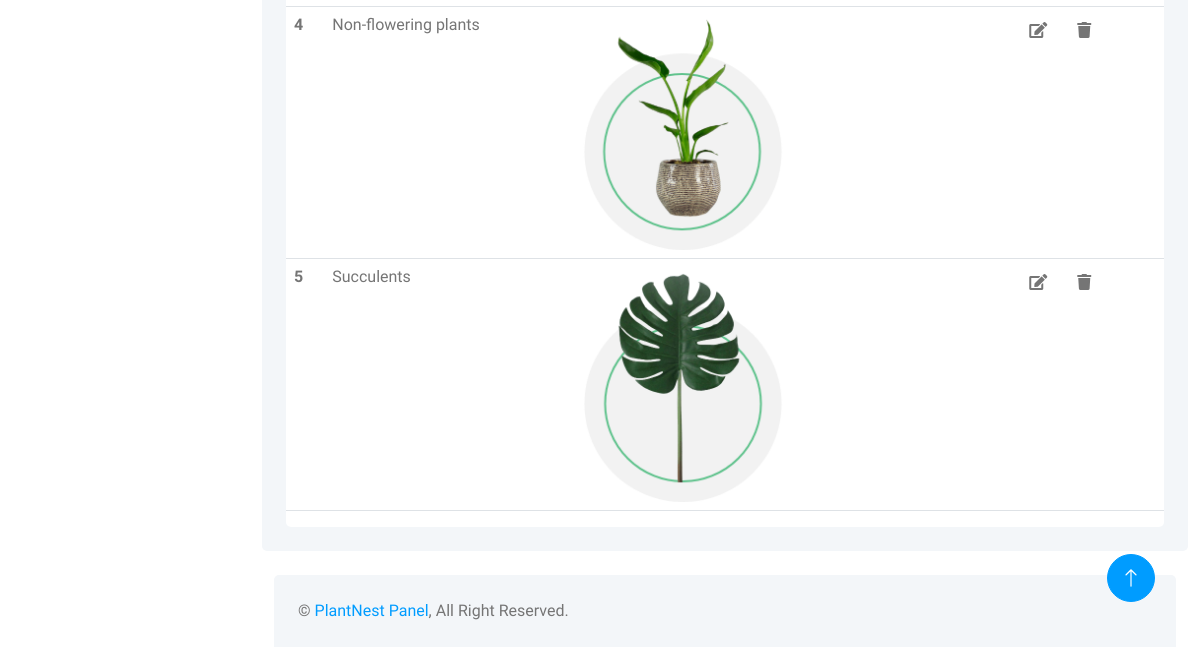
Before: /adminPanel/category.php (signed in, lower part) with the older database file.
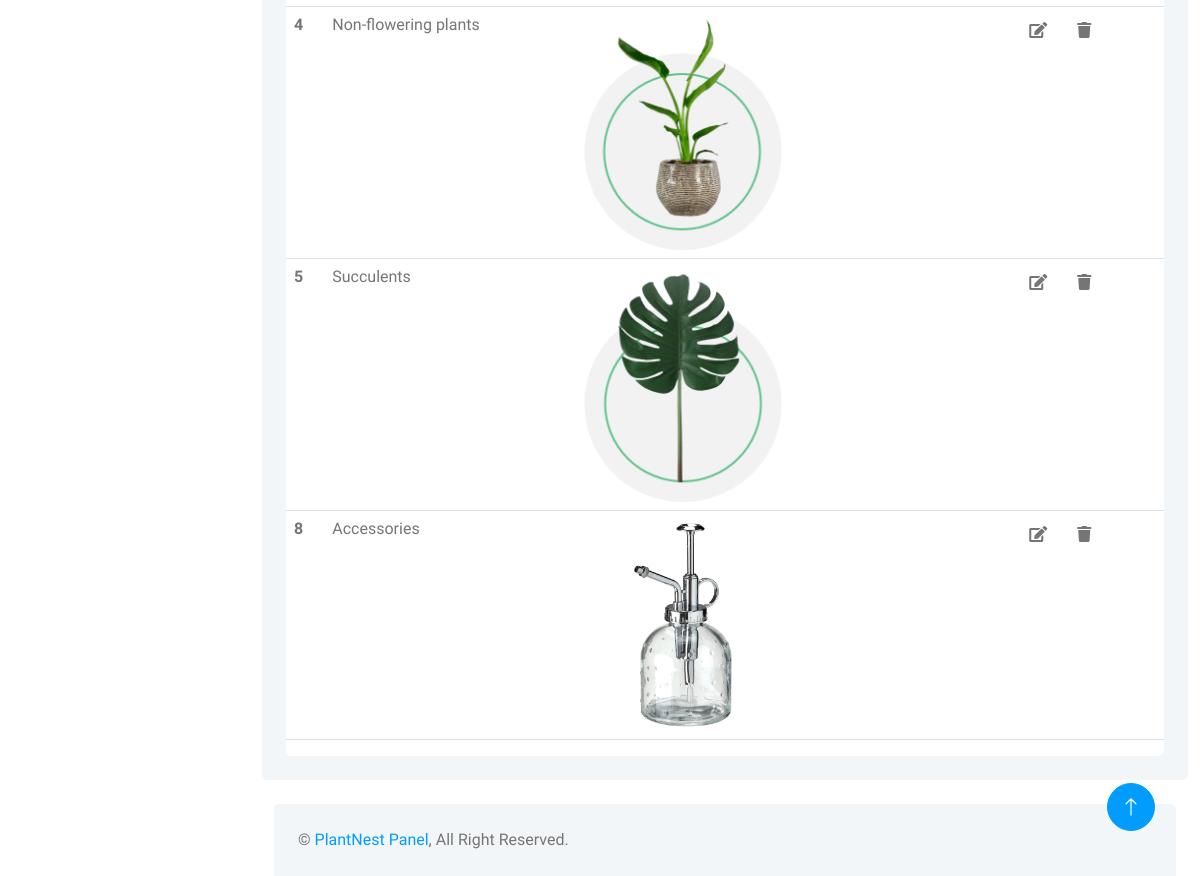
After: the same page with the newer database file.
### tables this page shows
CREATE TABLE `categories` (
  `categoryID` int(11) NOT NULL,
  `categoryName` varchar(225) DEFAULT NULL,
  `categoryImage` varchar(225) DEFAULT NULL
);

### adminPanel/category.php (the view, shortened to what this page needs)
<?php
include_once('header_admin.php');
?>
<div class="container pt-4">
    <div class="bg-light rounded p-4">
        <div class="row">
            <div class="col-12">
                <div class="bg-white rounded h-100 ">
                    <div class="table-responsive bg- ">
                        <table class="table">
                            <tbody>
                                <?php
     if(isset($_POST['sort-category-by-name'])){
        $query = $pdo->query("SELECT * FROM categories ORDER BY categoryName");
        $result = $query->fetchAll(PDO::FETCH_ASSOC);
        }else{
                          $query = $pdo->query("SELECT * FROM categories");
                        $result = $query->fetchAll(PDO::FETCH_ASSOC);
     }
                        foreach($result as $row){
                        ?>
                                <tr class="tr-row">
                                    <th scope="row">
                                        <?php echo $row['categoryID'] ?>
                                    </th>
                                    <td>
                                        <?php echo $row['categoryName'] ?>
                                    </td>
                                    <td style="width: 50%;">
                                        <img src="images/category/<?php echo $row['categoryImage'] ?>" width="50%"
                                            alt="">
                                    </td>
                                    <td class="">
                                        <button class="btn btn-white edit-btn " data-bs-toggle="modal"
                                            data-bs-target="#update-category-modal<?php echo $row['categoryID']  ?>">
                                            <i class="fa fa-edit"></i>
                                        </button>
                                        <button class="btn btn-white" data-bs-toggle="modal"
                                            data-bs-target="#delete-category-modal<?php echo $row['categoryID']  ?>">
                                            <i class="fa fa-trash"></i>
                                        </button>
                                    </td>
                                </tr>
                                <?php
                        };
                                       ?>
                            </tbody>
                        </table>
                    </div>
                </div>
            </div>
        </div>
    </div>
</div>
<?php
include('footer.php');
?>

Changed rows visible on the page:
added categories: categoryID "8", categoryName "Accessories", categoryImage (picture)
